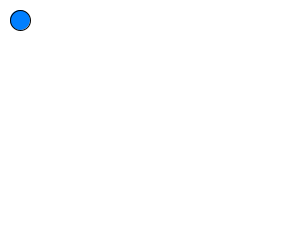
Frame 1 (no input)
Frame 60 (the mouse pressed at the canvas centre just before this capture): identical to frame 1, image omitted
Frame 120 (the mouse held since frame 60 and released just before this capture): identical to frame 1, image omitted

The Processing sketch that drew this single still picture (run headless with seeded random() and noise(); from frame 60 on, the mouse is pressed at the canvas centre):

// Processing sketch: processing_106887
// ── processing_106887.pde

int x=20,y=20,dx=0,dy=0,a=2,b=2;

void setup()
{
  size(300, 250);
  background(255);
}

void draw()
{  
    background(255);
    fill(0,127,255);
    ellipse(x,y,20,20);
    if(key=='d') {dx=a;dy=0;}
    if(key=='a') {dx=-a;dy=0;}
    if(key=='w') {dy=-b;dx=0;}
    if(key=='s') {dy=b;dx=0;}
    if(key==' ') {dx=0;dy=0;}
    x+=dx;
    y+=dy;
    if(x>300-10) {x=300-10;}
    if(x<0+10) {x=0+10;}
    if(y>250-10) {y=250-10;}
    if(y<0+10) {y=0+10;}
}
